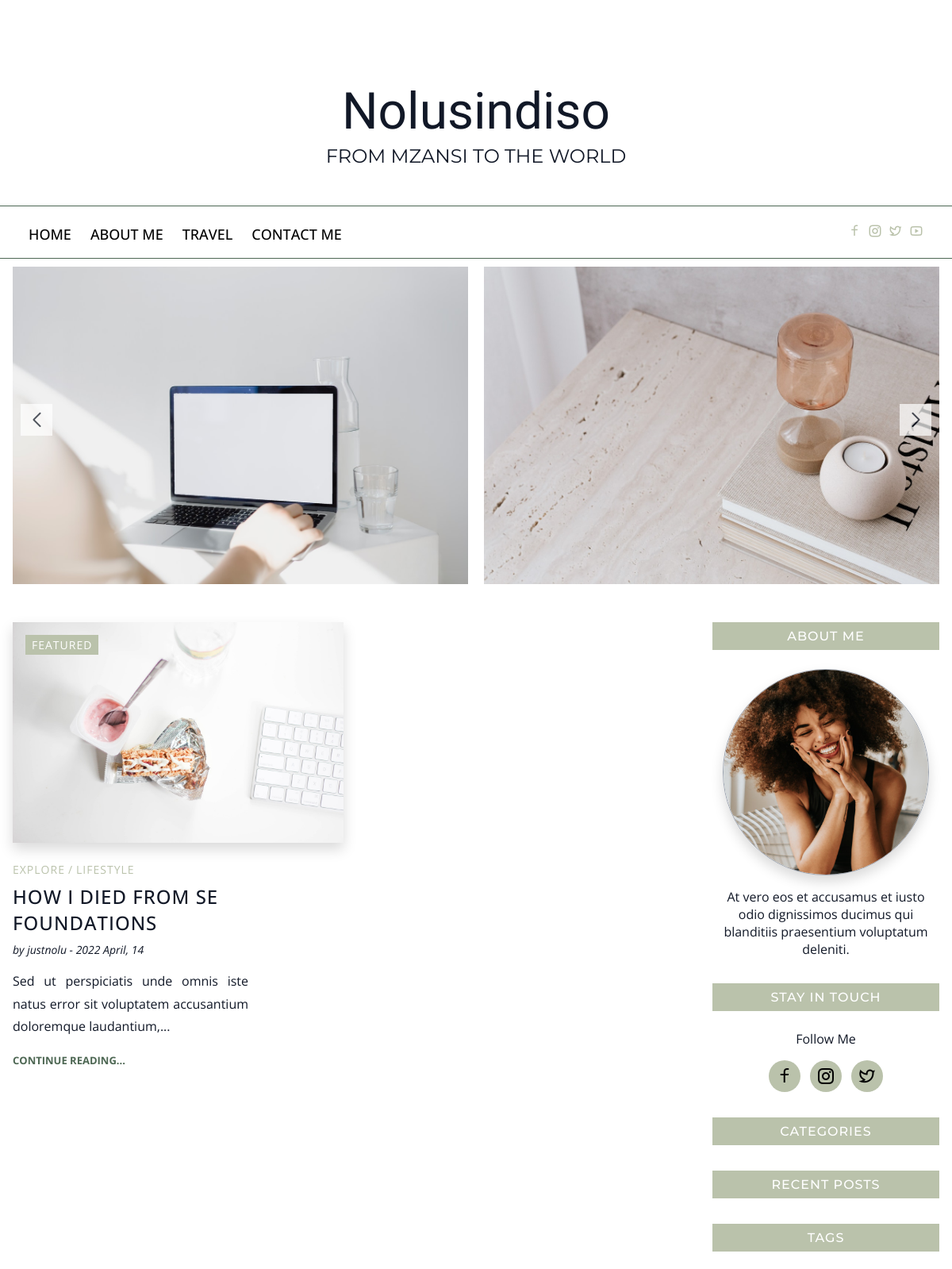
Page /home (upper part) on the earlier database version.
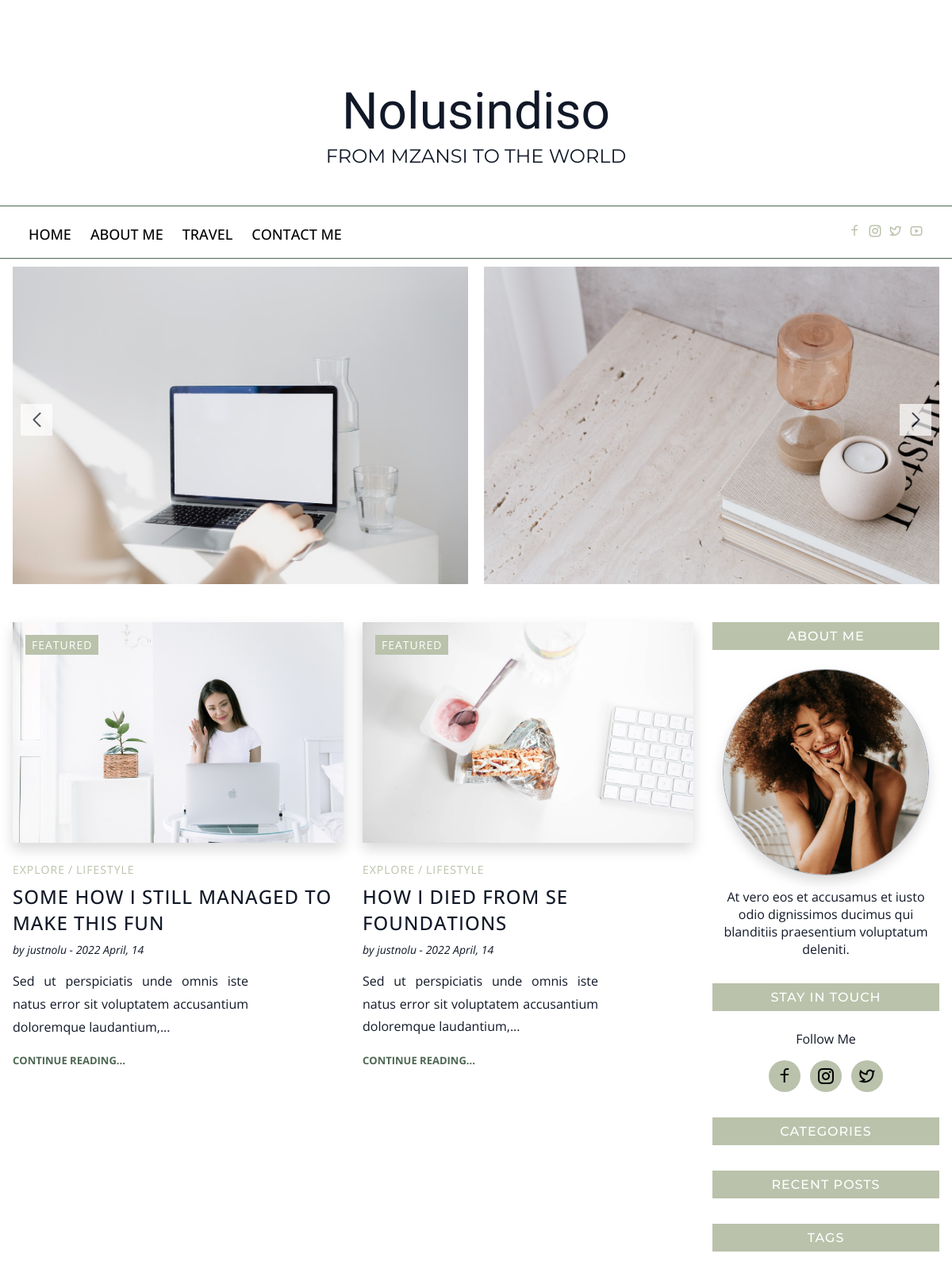
Same page on the later database version.
### myblog/models.py (models this page shows, shortened)
class Post(db.Model):
    id = db.Column(db.Integer, primary_key=True, autoincrement=True)
    slug = db.Column(db.String(180), nullable=False)
    title = db.Column(db.String(180), nullable=False)
    body = db.Column(db.Text, nullable=False)
    comments = db.Column(db.Integer, default=0)
    views = db.Column(db.Integer, default=0)
    image=db.Column(db.String(120), default='image.jpg')
    user_id = db.Column(db.Integer, db.ForeignKey('user.id'), nullable=False)
    author = db.relationship('User',backref=db.backref('author', lazy=True))
    pub_date = db.Column(db.DateTime, nullable=False,default=datetime.utcnow)

class User(db.Model,UserMixin):
    id = db.Column(db.Integer, primary_key=True, autoincrement=True)
    name = db.Column(db.String(80), unique=False, nullable=False)
    username = db.Column(db.String(80), unique=True, nullable=False)
    email = db.Column(db.String(120), unique=True, nullable=False)
    password = db.Column(db.String(150))

### myblog/routes.py (the view)
@app.route('/')
@app.route('/home')
def home():
    posts = Post.query.order_by(Post.id.desc()).all()
    return render_template('index.html', posts=posts)

### myblog/templates/index.html (shortened to what this page needs)
{% extends 'base.html' %}
{% block content %}
    <main class="main container">
      <div class="hero">
        <div class="swiper-container hero__slider">
          <div class="swiper-wrapper">
            <div class="swiper-slide">
              <article class="slider-item">
                <img
                  src="{{url_for('static', filename='/assets/images/slider-2.jpg')}}"
                  alt="slider item"
                  class="slider-item__img"
                />
                <div class="slider-item__overlay"></div>
                <div class="slider-item__content">
                </div>
              </article>
            </div>
            <div class="swiper-slide">
              <article class="slider-item">
                <img
                  src="{{url_for('static', filename='/assets/images/slider-3.jpg')}}"
                  alt="slider item"
                  class="slider-item__img"
                />
                <div class="slider-item__overlay"></div>
                <div class="slider-item__content"></div>
              </article>
            </div>
          </div>
          <div class="swiper-button-next"></div>
          <div class="swiper-button-prev"></div>
        </div>
      </div>
      <div class="main-grid">
        <div>
          <div class="blogs-grid">
        {% for post in posts%}
            <article class="blog-item">
              <div class="image-wrapper">
                <a href="../../post/{{post.id}}/{{post.slug}}"
                  ><img
                    src="{{url_for('static', filename='/assets/images/'+post.image)}}"
                    alt="blog item"
                    class="blog-item__image"
                /></a>
                <span class="tag tag--primary"><a href="#">featured</a></span>
              </div>
              <div class="content-wrapper">
                <ul class="categories">
                  <li><a href="#">Explore</a></li>
                  <li><a href="#">Lifestyle</a></li>
                </ul>
                <h2 class="title">
                  <a href="../../post/{{post.id}}/{{post.slug}}">{{ post.title }}</a>
                </h2>
                <div class="meta"><p>by {{ post.author.name }} - {{ post.pub_date.strftime ('%Y %B, %d')}}</p></div>
                <p class="excerpt">
                  {{ post.body | truncate (100,True) }}
                </p>
                <div>
                  <a href="post/{{post.id}}/{{post.slug}}" class="read-more">continue reading...</a>
                </div>
              </div>
            </article>
        {% endfor %}
          </div>
        </div>
 {% endblock content %}

### myblog/templates/base.html (shortened to what this page needs)
<!DOCTYPE html>
<html lang="en">
  <head>
    <link
      href="https://cdn.jsdelivr.net/npm/remixicon@2.5.0/fonts/remixicon.css"
      rel="stylesheet"
    />
    <link rel="stylesheet" href="{{url_for('static', filename='assets/css/swiper-bundle.min.css')}}" />
    <link rel="stylesheet" href="{{url_for('static', filename='assets/css/styles.css')}}" />
  </head>
  <body>
    <header class="header" id="header">
      <div class="header__bottom">
        <div class="header__title">Nolusindiso</div>
        <h1 class="header__subtitle">From Mzansi to the world</h1>
      </div>
      <div class="header__top">
        <nav class="nav container">
          <div class="nav__menu" id="nav-menu">
            <ul class="nav__list">
              <li class="nav__item">
                <a href="/" class="nav__link">Home</a>
              </li>
              <li class="nav__item">
                <a href="#" class="nav__link">About Me</a>
              </li>
              <li class="nav__item">
                <a href="#" class="nav__link">Travel</a>
              </li>
              <li class="nav__item">
                <a href="#" class="nav__link">Contact Me</a>
              </li>
            </ul>
          </div>
          <div class="nav__icons">
            <a href="#" class="nav__link"><i class="ri-facebook-line"></i></a>
            <a href="#" class="nav__link"><i class="ri-instagram-line"></i></a>
            <a href="#" class="nav__link"><i class="ri-twitter-line"></i></a>
            <a href="#" class="nav__link"><i class="ri-youtube-line"></i></a>
          </div>
        </nav>
      </div>
    </header>
{% block content %}
{% endblock content %}
<aside>
  <div class="sidebar">
    <div class="widget widget-profile">
      <h3 class="title">About Me</h3>
      <div class="widget__body">
        <img
          src="{{url_for('static', filename='/assets/images/pexels-guilherme-almeida-1858175.jpg')}}"
          alt="profile photo"
          class="profile-photo"
        />
        <p>
          At vero eos et accusamus et iusto odio dignissimos ducimus qui
          blanditiis praesentium voluptatum deleniti.
        </p>
      </div>
    </div>
    <div class="widget widget-social">
      <h3 class="title">Stay in touch</h3>
      <div class="widget__body">
        <p class="text">
          Follow Me
        </p>
        <a href="#" class="icon-btn">
          <i class="ri-facebook-line"></i>
        </a>
        <a href="#" class="icon-btn">
          <i class="ri-instagram-line"></i>
        </a>
        <a href="#" class="icon-btn">
          <i class="ri-twitter-line"></i>
        </a>
      </div>
    </div>
    <div class="widget widget-categories">
      <h3 class="title">categories</h3>
    </div>
    <div class="widget widget-recent-posts">
      <h3 class="title">recent posts</h3>
    </div>
    <div class="widget widget-tags">
      <h3 class="title">tags</h3>
    </div>
  </div>
</aside>
</div>
</main>
    </body>
  </html>

Differences in the rows shown:
added Post: image (picture), title "SOME HOW I STILL MANAGED TO MAKE THIS FUN", author.name "justnolu", pub_date "2022 April, 14", body "Sed ut perspiciatis unde omnis iste natus error sit voluptatem accusantium doloremque laudantium,..."
